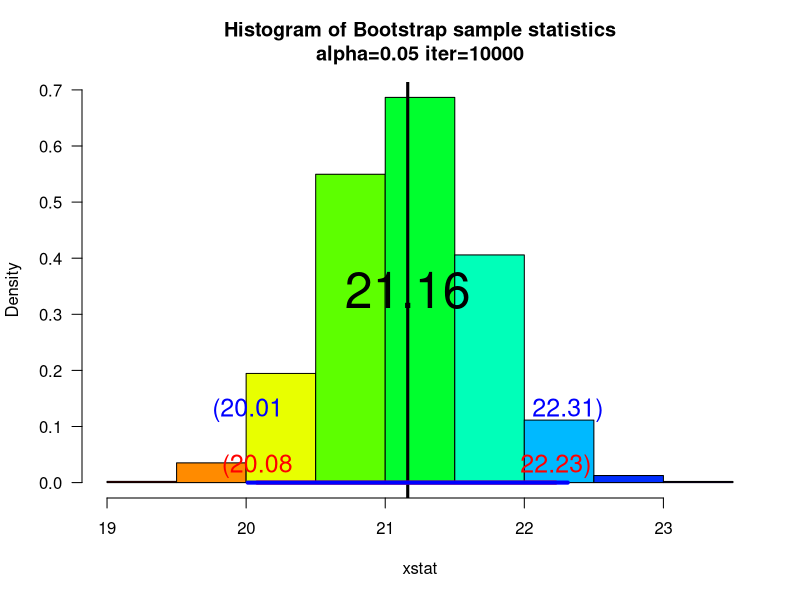

Source code (R):
## ---- chunk 1
knitr::opts_chunk$set(echo = TRUE)
## ---- chunk 2
library(dplyr)
nzbirds <- read.csv("NZBIRDS.csv")
nzbirds_sample <- sample_n(nzbirds, 35)
## ---- chunk 3
# calculate mean and standard deviation
bird_mean <- mean(nzbirds_sample$Body.Mass, na.rm=TRUE)
bird_sd <- sd(nzbirds_sample$Body.Mass, na.rm=TRUE)

# mean
bird_mean

# standard deviation
bird_sd

# construct 95% confidence interval
n_length <- length(nzbirds_sample$Body.Mass)
n_standard_error <- bird_sd / sqrt(n_length)
n_margin_error <- qt(0.975, df = n_length - 1)  * n_standard_error

n_ci <- c(bird_mean - n_margin_error, round((bird_mean + n_margin_error), 3))

# confidence interval
n_ci
## ---- chunk 4
# b-d for egg length
egg_mean <- mean(nzbirds_sample$Egg.Length, na.rm=TRUE)
egg_sd <- sd(nzbirds_sample$Egg.Length, na.rm=TRUE)

# mean
egg_mean

# standard deviation
egg_sd

# construct 95% confidence interval
egg_length <- length(nzbirds_sample$Egg.Length)
egg_standard_error <- egg_sd / sqrt(egg_length)
egg_margin_error <- qt(0.975, df = egg_length - 1) * egg_standard_error
egg_ci <- c(egg_mean - egg_margin_error, round((egg_mean + egg_margin_error), 3))

# confidence interval
egg_ci
## ---- chunk 5
qt(0.975, df=19)
## ---- chunk 6
lakes <- read.csv("WISCLAKES.csv")

# mean and sd for test statistic
mean <- mean(lakes$DOC)
sd <- sd(lakes$DOC)
n <- length(lakes$DOC)
test_statistic <- (mean - 15) / (sd / sqrt(n))
test_statistic

# can also do this i guess
t.test(lakes$DOC, mu=15, alternative="two.sided", conf.level=0.90)
## ---- chunk 7
orchard <- read.csv("ORCHARD.csv")
orchard <- orchard[-5,] # remove that dumbass NA row

clear_cloudy <- orchard$RATIO[orchard$CONDITION %in% c("CLEAR", "CLOUD")]
froggy <- orchard$RATIO[orchard$CONDITION == "FOG"]

# calculate means and standard deviations
clear_cloudy_mean <- mean(clear_cloudy)
clear_cloudy_sd <- sd(clear_cloudy)
froggy_mean <- mean(froggy)
froggy_sd <- sd(froggy)

# calculate sample sizes
clear_cloudy_n <- length(clear_cloudy)
froggy_n <- length(froggy)

# calculate pooled sd
s_p <- ((clear_cloudy_n - 1) * clear_cloudy_sd^2 + (froggy_n - 1) * froggy_sd^2) / (clear_cloudy_n + froggy_n - 2)

# calculate t-statistic
t_stat <- ((clear_cloudy_mean - froggy_mean)) / sqrt(s_p * (1 / clear_cloudy_n + 1 / froggy_n))
t_stat

cv <- qt(0.975, df = clear_cloudy_n + froggy_n - 2)
cv

# another way i guess (idk if this one works, so im stick with my calculated value)
t.test(clear_cloudy, froggy, alternative = "two.sided", conf.level = 0.95)
## ---- chunk 8

gasturbine <- read.csv("GASTURBINE.csv")

# get respective dataframes for each engine type
traditional <- gasturbine %>% filter(ENGINE == "Traditional")
aeroderiv <- gasturbine %>% filter(ENGINE == "Aeroderiv")
advanced <- gasturbine %>% filter(ENGINE == "Advanced")

# get heatrate for each engine
trad_heat <- traditional$HEATRATE
aero_heat <- aeroderiv$HEATRATE
adv_heat <- advanced$HEATRATE

# get total number of engines for each type
trad_length <- nrow(traditional)
aero_length <- nrow(aeroderiv)
adv_length <- nrow(advanced)

alpha <- 0.05

# calculate F statistic
f_stat <- var(aero_heat) / var(trad_heat)
f_stat

# calculate acceptance/rejection regions
qf(c(alpha/2, 1-alpha/2), aero_length - 1, trad_length - 1)

# this also works
var.test(aero_heat, trad_heat)

## ---- chunk 9

# calculate the F statistic
f_stat <- var(aero_heat) / var(adv_heat)
f_stat

# calculate acceptance/rejection regions
qf(c(alpha/2, 1-alpha/2), aero_length - 1, adv_length - 1)

# this also works
var.test(aero_heat, adv_heat)


## ---- chunk 10

gobiants <- read.csv("GOBIANTS.csv")

# get the ant species for each region
dry <- (gobiants %>% filter(Region == "Dry Steppe"))$AntSpecies
gobi <- (gobiants %>% filter(Region == "Gobi Desert"))$AntSpecies

# calculate F statistic
f_stat <- var(dry) / var(gobi)
f_stat

# this also works
var.test(dry, gobi)

## ---- chunk 11

alpha <- 0.05

# calculate acceptance/rejection regions
qf(c(alpha/2, 1-alpha/2), length(dry) - 1, length(gobi) - 1)


## ---- chunk 12

# degrees of freedom cause i dont wanna type alladat
df1 <- length(dry) - 1
df2 <- length(gobi) - 1

# calculate p-value based on which tail lol
p_value <- 2 * min(pf(f_stat, df1, df2), 1 - pf(f_stat, df1, df2))
p_value

## ---- chunk 13

thruput <- read.csv("THRUPUT.csv")

# manual calculations for the latex
human <- thruput$HUMAN
auto <- thruput$AUTO

diff <- human-auto

# get mean sample of differences
mean_diff <- mean(diff) # 32.5625

# get sd of the differences
sd_diff <- sd(diff) # 35.03243

t_stat <- mean_diff / (sd_diff/sqrt(8)) # -2.629011
t_stat

t.test(thruput$HUMAN, thruput$AUTO, paired = TRUE)
## ---- chunk 14

set.seed(35)

myboot <- function(iter = 10000, x, fun = "mean", alpha = 0.05, mean, ...) {
  
  n = length(x) # sample size
  
  # Bootstrap resampling
  y = sample(x, n * iter, replace = TRUE)
  rs.mat = matrix(y, nrow = n, ncol = iter, byrow = TRUE)
  xstat = apply(rs.mat, 2, fun) # bootstrap sample statistics
  
  # Bootstrap confidence interval
  ci_bootstrap = quantile(xstat, c(alpha / 2, 1 - alpha / 2))
  
  # Theoretical confidence interval using sample statistics
  sample_mean = mean(x)
  sample_sd = sd(x)
  error_margin = qt(1 - alpha / 2, df = n - 1) * (sample_sd / sqrt(n))
  ci_theoretical = c(sample_mean - error_margin, sample_mean + error_margin)
  
  # Calculate the t-statistic
  t_statistic = (sample_mean - mean) / (sample_sd / sqrt(n))
  
  # Plot histogram of bootstrap sample statistics
  para = hist(xstat, breaks=11, freq = FALSE, las = 1,
              main = paste("Histogram of Bootstrap sample statistics", "\n", "alpha=", alpha, " iter=", iter, sep = ""), col = rainbow(11),
              ...)
  
  # Plot point estimate
  abline(v = sample_mean, lwd = 3, col = "Black") # Vertical line
  
  # Plot bootstrap confidence interval
  segments(ci_bootstrap[1], 0, ci_bootstrap[2], 0, lwd = 4, col = "Red")
  text(ci_bootstrap[1], 0, paste("(", round(ci_bootstrap[1], 2), sep = ""), col = "Red", cex = 1.5, pos = 3)
  text(ci_bootstrap[2], 0, paste(round(ci_bootstrap[2], 2), ")", sep = ""), col = "Red", cex = 1.5, pos = 3)
  
  # Plot theoretical confidence interval
  segments(ci_theoretical[1], 0, ci_theoretical[2], 0, lwd = 4, col = "Blue")
  text(ci_theoretical[1], 0.1, paste("(", round(ci_theoretical[1], 2), sep = ""), col = "Blue", cex = 1.5, pos = 3)
  text(ci_theoretical[2], 0.1, paste(round(ci_theoretical[2], 2), ")", sep = ""), col = "Blue", cex = 1.5, pos = 3)
  
  # Plot point estimate text
  text(sample_mean, max(para$density) / 2, round(sample_mean, 2), cex = 3, col = "Black")
  
  return(list(
    fun = fun,
    x = x,
    t = t_statistic,
    ci = ci_bootstrap,
    cit = ci_theoretical
  )) # Some output to use if necessary
  
}

sam<-round(rnorm(30,mean=20,sd=3),3)

myboot(x=sam, mean=20)


